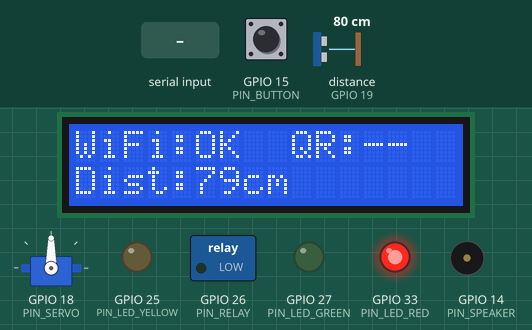
Recording of a sketch running on a simulated ESP32. On the bench: servo, 16×2 character LCD, switched loads named in the sketch (green lamp = pin HIGH), output pins drawn as LEDs (lit = HIGH), buzzer (waves = sounding). Wiring (inferred from the names in the program): ultrasonic range finder: trigger GPIO 5; echo GPIO 19. The inputs (shaded band) are chosen by the test bench; at power-on: GPIO 15 (PIN_BUTTON) HIGH, distance to the obstacle (sensor on GPIO 19) 80 cm. The echo pulse lasts 58.3 µs per cm; WiFi joins after 1.5 s; servers stay silent unless stated; uploads are accepted with an empty reply; pins used as bus, display or sensor lines are not drawn; what the sketch prints to the serial monitor is not drawn.

Above: at 5.0 s.
5.1 s: "200 OK\n" received over the second serial link
At 7.6 s:
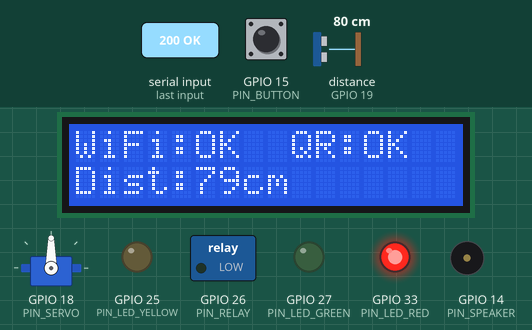
8.4 s: GPIO 15 (PIN_BUTTON) pulled LOW for 0.15 s
At 9.2 s:
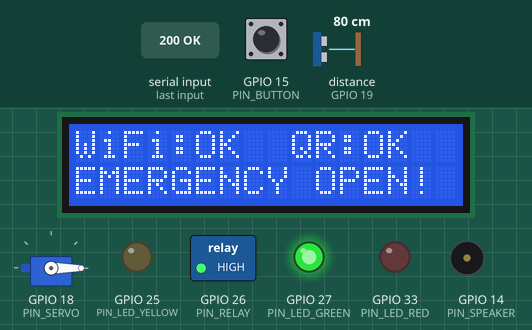
13.9 s: GPIO 15 (PIN_BUTTON) pulled LOW for 1 s
At 14.02 s:
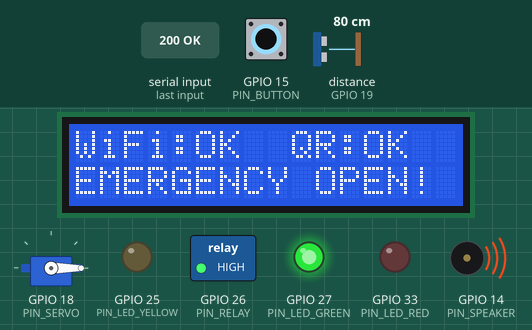
19.4 s: "1\n" received over the second serial link
At 20.4 s:
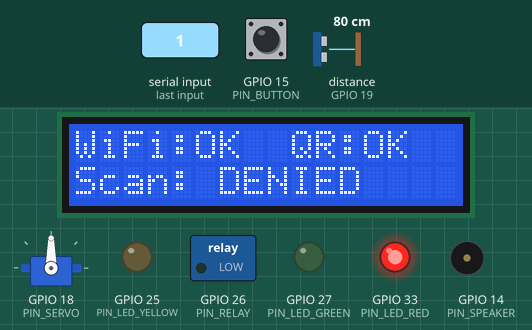
21.5 s: distance to the obstacle (sensor on GPIO 19) set to 2 cm
At 25.0 s:
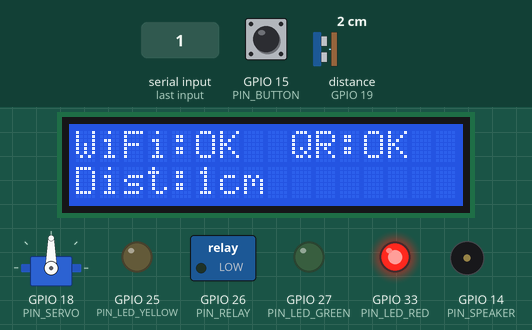
25.4 s: GPIO 15 (PIN_BUTTON) pulled LOW for 0.15 s
At 25.8 s:
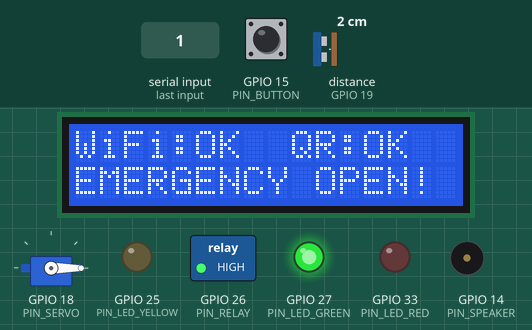
Timing chart, 0 to 30.9 s (numbered marks = the images above; inputs shaded):
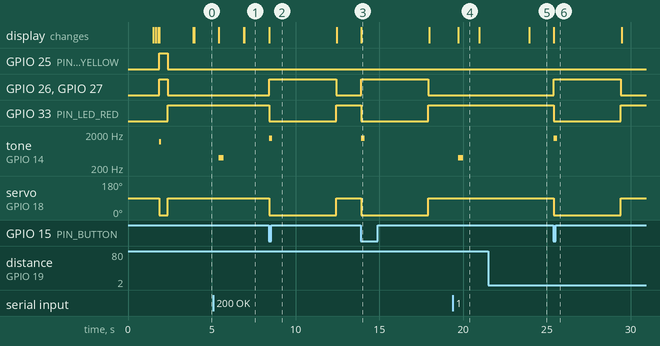

The sketch:

smart_gate_esp32_report.ino
```cpp
/*
  ============================================================================
  SMART GATE ESP32 - STATUS REPORTER (ส่งสถานะอุปกรณ์ไปที่เซิร์ฟเวอร์ onepass.ongkharak.ac.th)
  บอร์ด: ESP32 Dev Module

  ทำอะไร:
    - เชื่อม WiFi แล้วเช็คเซนเซอร์/ปุ่ม/QR ซ้ำทุก 3 วินาที (อ่านค่าเฉยๆ ไม่สั่งงานอะไร)
    - สั่งงาน Servo/LED/Relay/บัซเซอร์ "ครั้งเดียว" ตอนบูตเพื่อยืนยันว่าสายต่อถูก จากนั้นจะไม่ขยับเอง
      อีกจนกว่าแอดมินจะกดปุ่มทดสอบจากเว็บ (ทดสอบรวมหรือทีละชิ้นก็ได้)
    - ส่งผลเข้า POST https://onepass.ongkharak.ac.th/api/device/status (HTTPS)
    - แอดมินดูผลได้จากเว็บไซต์หลัก หน้า "สถานะฮาร์ดแวร์ประตู" ในเมนูแอดมิน

  การเชื่อมต่อขาพิน:
    - Servo ไม้กั้น            : GPIO 18
    - LED เขียว                : GPIO 27
    - LED แดง                  : GPIO 33
    - LED เหลือง                : GPIO 25
    - Relay กลอน/ไม้กั้น        : GPIO 26
    - ปุ่มฉุกเฉิน                : GPIO 15 (Active LOW)
    - Ultrasonic Trig / Echo   : GPIO 5 / GPIO 19
    - ลำโพง/บัซเซอร์            : GPIO 14
    - โมดูลสแกน QR (UART2)     : RX2=GPIO 16 (รับจากโมดูล) / TX2=GPIO 17 (ส่งไปโมดูล)
      ปรับ QR_BAUD ด้านล่างให้ตรงกับสเปกโมดูลที่ใช้จริง (ค่าเริ่มต้น 9600 เป็นค่ายอดนิยม)

  ข้อจำกัดที่ควรรู้:
    - WiFi และเซนเซอร์ Ultrasonic ตรวจสอบการเชื่อมต่อได้แม่นยำจริง
    - Servo / LED / Relay / ลำโพง / ปุ่มฉุกเฉิน เป็นขาที่ไม่มีสายป้อนกลับ รายงานได้แค่ว่า
      "สั่งงานแล้ว" ไม่ยืนยันการต่อสาย 100% ต้องดูด้วยตา/หูเอง
    - โมดูล QR: ถ้าไม่เคยมีข้อมูลส่งมาจากโมดูลเลยตั้งแต่เปิดเครื่อง จะขึ้น "ไม่ได้เชื่อมต่อ"
      ลองสแกนบัตร/QR ใดๆ ผ่านโมดูลสักครั้งเพื่อยืนยันว่าสายต่อถูกและสื่อสารได้จริง

  ก่อนอัปโหลด:
    1. ใช้ secrets.h เดิมที่มี WIFI_SSID / WIFI_PASSWORD อยู่แล้วได้เลย
    2. ถ้าเซิร์ฟเวอร์ตั้งค่า DEVICE_STATUS_KEY ไว้ ให้ใส่ค่าเดียวกันใน DEVICE_STATUS_KEY
       ด้านล่างนี้ด้วย (ไม่บังคับ ถ้าเซิร์ฟเวอร์ไม่ได้ตั้งค่าไว้ ปล่อยว่างได้)
  ============================================================================
*/

#include <WiFi.h>
#include <WiFiClientSecure.h>
#include <ESP32Servo.h>
#include <Wire.h>
#include <LiquidCrystal_I2C.h>
#include "secrets.h"

#define PIN_SERVO        18
// กำหนดองศา Servo ไม้กั้น (ปรับทิศทางตามการติดตั้งจริง: 0° = ยกขึ้นเปิดทาง, 90° = ยกลงปิดทาง)
#define SERVO_ANGLE_OPEN    0     // ยกไม้กั้นขึ้น (เปิดทาง)
#define SERVO_ANGLE_CLOSE   90    // ลดไม้กั้นลง (ปิดกั้นทาง)
#define PIN_LED_GREEN    27
#define PIN_LED_RED      33
#define PIN_LED_YELLOW   25
#define PIN_RELAY        26
#define PIN_BUTTON       15
#define PIN_TRIG         5
#define PIN_ECHO         19
#define PIN_SPEAKER      14

#define QR_RX_PIN        16
#define QR_TX_PIN        17
#define QR_BAUD          9600

// จอ LCD1602 แบบ I2C: SDA=GPIO21, SCL=GPIO22 (ขา I2C มาตรฐานของ ESP32)
// ถ้าจอไม่ขึ้นอะไรเลย ให้ลองเปลี่ยน 0x27 เป็น 0x3F (ที่อยู่ I2C ที่พบบ่อยอีกแบบ)
#define LCD_I2C_ADDR     0x27

#ifndef SERVER_HOST
#define SERVER_HOST "onepass.ongkharak.ac.th"
#endif
#ifndef SERVER_PORT
#define SERVER_PORT 443
#endif
#define SERVER_PATH "/api/device/status"
#ifndef DEVICE_STATUS_KEY
#define DEVICE_STATUS_KEY ""
#endif

Servo gateServo;
HardwareSerial QrSerial(2);
LiquidCrystal_I2C lcd(LCD_I2C_ADDR, 16, 2);

bool ultrasonicConnected = false;
long ultrasonicDistance = -1;
bool buttonPressed = false;
bool outputCycleState = false;
bool qrEverConnected = false; // true ถาวรตั้งแต่ครั้งแรกที่มีข้อมูลเข้ามาจากโมดูล QR

unsigned long lastCycle = 0;
const unsigned long CYCLE_MS = 3000;
unsigned long lastReconnectAttempt = 0;

long readUltrasonicCm() {
  digitalWrite(PIN_TRIG, LOW);
  delayMicroseconds(2);
  digitalWrite(PIN_TRIG, HIGH);
  delayMicroseconds(10);
  digitalWrite(PIN_TRIG, LOW);
  long duration = pulseIn(PIN_ECHO, HIGH, 25000);
  Serial.print("[US DEBUG] echoPinNow=");
  Serial.print(digitalRead(PIN_ECHO));
  Serial.print(" rawDurationUs=");
  Serial.println(duration);
  if (duration == 0) return -1;
  return duration * 0.034 / 2;
}

String qrBuffer = "";

void drainQrSerial() {
  while (QrSerial.available()) {
    char c = (char)QrSerial.read();
    qrEverConnected = true;

    if (c == '\r' || c == '\n') {
      qrBuffer.trim();
      if (qrBuffer.length() > 0) {
        String scanned = qrBuffer;
        qrBuffer = "";
        submitQrScan(scanned);
      }
    } else {
      qrBuffer += c;
      if (qrBuffer.length() > 200) qrBuffer = ""; // กันบัฟเฟอร์บวมถ้าโมดูลส่งขยะไม่มีบรรทัดจบ
    }
  }
}

// ส่งรหัส QR ที่สแกนได้ไปตรวจสอบที่เซิร์ฟเวอร์จริง (สแกนผ่าน เปิดไม้กั้นอัตโนมัติ)
void submitQrScan(const String& token) {
  Serial.print("[QR SCAN] ");
  Serial.println(token);

  if (WiFi.status() != WL_CONNECTED) return;

  WiFiClientSecure secureClient;
  WiFiClient plainClient;
  WiFiClient* client = nullptr;

  if (SERVER_PORT == 443) {
    secureClient.setInsecure();
    secureClient.setTimeout(8000);
    if (!secureClient.connect(SERVER_HOST, SERVER_PORT)) {
      Serial.println("⚠️ เชื่อมต่อเซิร์ฟเวอร์ไม่สำเร็จ (QR scan HTTPS)");
      return;
    }
    client = &secureClient;
  } else {
    plainClient.setTimeout(8000);
    if (!plainClient.connect(SERVER_HOST, SERVER_PORT)) {
      Serial.println("⚠️ เชื่อมต่อเซิร์ฟเวอร์ไม่สำเร็จ (QR scan HTTP)");
      return;
    }
    client = &plainClient;
  }

  String body = "{\"token\":\"" + token + "\",\"scanType\":\"auto\"}";

  String request = "";
  request += "POST /api/gate/scan HTTP/1.1\r\n";
  request += "Host: " + String(SERVER_HOST) + "\r\n";
  request += "Content-Type: application/json\r\n";
  request += "Content-Length: " + String(body.length()) + "\r\n";
  request += "Connection: close\r\n\r\n";
  request += body;

  client->print(request);

  String response = "";
  unsigned long timeout = millis();
  while (client->connected() && millis() - timeout < 8000) {
    while (client->available()) {
      response += (char)client->read();
    }
  }
  client->stop();

  bool success = response.indexOf("\"success\":true") >= 0;

  lcd.setCursor(0, 1);
  if (success) {
    lcd.print("Scan: OK!       ");
    Serial.println("✅ สแกน QR สำเร็จ เปิดไม้กั้น");
    testOpenSequence();
  } else {
    lcd.print("Scan: DENIED    ");
    Serial.println("❌ สแกน QR ไม่ผ่าน: " + response);
    tone(PIN_SPEAKER, 400, 300);
  }
}

// อัปเดตจอ LCD1602 ให้แสดงสถานะล่าสุด บรรทัด 1: WiFi, บรรทัด 2: เซนเซอร์ Ultrasonic
void updateLcd() {
  lcd.setCursor(0, 0);
  lcd.print("WiFi:");
  lcd.print(WiFi.status() == WL_CONNECTED ? "OK  " : "--  ");
  delay(5);
  lcd.setCursor(9, 0);
  lcd.print("QR:");
  lcd.print(qrEverConnected ? "OK" : "--");
  delay(5);

  lcd.setCursor(0, 1);
  if (ultrasonicConnected) {
    lcd.print("Dist:");
    lcd.print(ultrasonicDistance);
    lcd.print("cm      ");
  } else {
    lcd.print("Dist: --       ");
  }
  delay(5);
}

void runLocalTests() {
  long d = readUltrasonicCm();
  ultrasonicConnected = (d > 0);
  ultrasonicDistance = d;

  buttonPressed = (digitalRead(PIN_BUTTON) == LOW);

  drainQrSerial();
  updateLcd();
}

// สั่งงาน Servo/LED/Relay/บัซเซอร์ครั้งเดียวตอนบูต เพื่อยืนยันว่าสายต่อถูก (ไม่วนซ้ำทุกรอบ
// เพราะถ้าต่อกับประตูจริงจะทำให้ไม้กั้น/กลอนขยับเองทุก 3 วิ ซึ่งไม่ต้องการ)
void runStartupOutputCheck() {
  gateServo.write(SERVO_ANGLE_OPEN);
  digitalWrite(PIN_LED_GREEN, HIGH);
  digitalWrite(PIN_LED_RED, LOW);
  digitalWrite(PIN_LED_YELLOW, HIGH);
  digitalWrite(PIN_RELAY, HIGH);
  tone(PIN_SPEAKER, 1200, 120);
  delay(500);

  gateServo.write(SERVO_ANGLE_CLOSE);
  digitalWrite(PIN_LED_GREEN, LOW);
  digitalWrite(PIN_LED_RED, HIGH);
  digitalWrite(PIN_LED_YELLOW, LOW);
  digitalWrite(PIN_RELAY, LOW);

  outputCycleState = true; // ยืนยันแล้วว่าสั่งงานได้ตอนบูต ไม่ต้องวนซ้ำอีก
}

void connectWiFi() {
  Serial.print("[WiFi] กำลังเชื่อมต่อ ");
  Serial.println(WIFI_SSID);
  WiFi.mode(WIFI_STA);
  WiFi.begin(WIFI_SSID, WIFI_PASSWORD);

  unsigned long startAttempt = millis();
  while (WiFi.status() != WL_CONNECTED && millis() - startAttempt < 20000) {
    delay(300);
    Serial.print(".");
  }

  if (WiFi.status() == WL_CONNECTED) {
    Serial.println();
    Serial.print("✅ WiFi เชื่อมต่อสำเร็จ IP: ");
    Serial.println(WiFi.localIP());
  } else {
    Serial.println();
    Serial.println("❌ WiFi เชื่อมต่อไม่สำเร็จ จะลองใหม่");
  }
}

void reportStatus() {
  if (WiFi.status() != WL_CONNECTED) return;

  WiFiClientSecure secureClient;
  WiFiClient plainClient;
  WiFiClient* client = nullptr;

  if (SERVER_PORT == 443) {
    secureClient.setInsecure();
    secureClient.setTimeout(8000);
    if (!secureClient.connect(SERVER_HOST, SERVER_PORT)) {
      Serial.println("⚠️ เชื่อมต่อเซิร์ฟเวอร์ไม่สำเร็จ (Status HTTPS)");
      return;
    }
    client = &secureClient;
  } else {
    plainClient.setTimeout(8000);
    if (!plainClient.connect(SERVER_HOST, SERVER_PORT)) {
      Serial.println("⚠️ เชื่อมต่อเซิร์ฟเวอร์ไม่สำเร็จ (Status HTTP)");
      return;
    }
    client = &plainClient;
  }

  String body = "{";
  body += "\"wifi\":true,";
  body += "\"wifi_ip\":\"" + WiFi.localIP().toString() + "\",";
  body += "\"ultrasonic\":" + String(ultrasonicConnected ? "true" : "false") + ",";
  body += "\"ultrasonic_distance\":" + String(ultrasonicDistance) + ",";
  body += "\"button_pressed\":" + String(buttonPressed ? "true" : "false") + ",";
  body += "\"output_cycle\":" + String(outputCycleState ? "true" : "false") + ",";
  body += "\"qr_connected\":" + String(qrEverConnected ? "true" : "false");
  body += "}";

  String request = "";
  request += "POST " + String(SERVER_PATH) + " HTTP/1.1\r\n";
  request += "Host: " + String(SERVER_HOST) + "\r\n";
  request += "Content-Type: application/json\r\n";
  if (String(DEVICE_STATUS_KEY).length() > 0) {
    request += "X-Device-Key: " + String(DEVICE_STATUS_KEY) + "\r\n";
  }
  request += "Content-Length: " + String(body.length()) + "\r\n";
  request += "Connection: close\r\n\r\n";
  request += body;

  client->print(request);

  String response = "";
  unsigned long timeout = millis();
  while (client->connected() && millis() - timeout < 8000) {
    while (client->available()) {
      response += (char)client->read();
    }
  }
  client->stop();

  if (response.indexOf("200 OK") >= 0) {
    Serial.println("✅ รายงานสถานะสำเร็จ");
  }

  if (response.indexOf("\"command\":\"OPEN_TEST\"") >= 0) {
    Serial.println("🔔 ได้รับคำสั่งทดสอบเปิดไม้กั้นจากแอดมิน");
    testOpenSequence();
  } else if (response.indexOf("\"command\":\"TEST_SERVO\"") >= 0) {
    Serial.println("🔔 ได้รับคำสั่งทดสอบ Servo จากแอดมิน");
    testServoOnly();
  } else if (response.indexOf("\"command\":\"TEST_LED_GREEN\"") >= 0) {
    Serial.println("🔔 ได้รับคำสั่งทดสอบ LED เขียวจากแอดมิน");
    testLedOnly(PIN_LED_GREEN, "เขียว");
  } else if (response.indexOf("\"command\":\"TEST_LED_RED\"") >= 0) {
    Serial.println("🔔 ได้รับคำสั่งทดสอบ LED แดงจากแอดมิน");
    testLedOnly(PIN_LED_RED, "แดง");
  } else if (response.indexOf("\"command\":\"TEST_LED_YELLOW\"") >= 0) {
    Serial.println("🔔 ได้รับคำสั่งทดสอบ LED เหลืองจากแอดมิน");
    testLedOnly(PIN_LED_YELLOW, "เหลือง");
  } else if (response.indexOf("\"command\":\"TEST_RELAY\"") >= 0) {
    Serial.println("🔔 ได้รับคำสั่งทดสอบ Relay จากแอดมิน");
    testRelayOnly();
  } else if (response.indexOf("\"command\":\"TEST_BUZZER\"") >= 0) {
    Serial.println("🔔 ได้รับคำสั่งทดสอบบัซเซอร์จากแอดมิน");
    testBuzzerOnly();
  }
}

// ทดสอบเปิดไม้กั้นค้างไว้สักครู่ตามคำสั่งจากหน้าแอดมิน (ปุ่ม "ทดสอบเปิด")
void testOpenSequence() {
  gateServo.write(SERVO_ANGLE_OPEN);
  digitalWrite(PIN_RELAY, HIGH);
  digitalWrite(PIN_LED_GREEN, HIGH);
  digitalWrite(PIN_LED_RED, LOW);
  digitalWrite(PIN_LED_YELLOW, LOW);
  tone(PIN_SPEAKER, 1500, 200);

  delay(4000); // เปิดค้างไว้ 4 วินาทีให้เห็นผลชัดเจน

  gateServo.write(SERVO_ANGLE_CLOSE);
  digitalWrite(PIN_RELAY, LOW);
  digitalWrite(PIN_LED_GREEN, LOW);
  digitalWrite(PIN_LED_RED, HIGH);
  Serial.println("✅ ทดสอบเปิด-ปิดไม้กั้นเสร็จสิ้น");
}

// ทดสอบอุปกรณ์ทีละชิ้น (ปุ่มแยกในหน้าแอดมิน) - สั่งงานสั้นๆ ให้เห็น/ได้ยินผลแล้วคืนค่าเดิม
void testServoOnly() {
  gateServo.write(SERVO_ANGLE_OPEN);
  delay(800);
  gateServo.write(SERVO_ANGLE_CLOSE);
  Serial.println("✅ ทดสอบ Servo เสร็จสิ้น");
}

void testLedOnly(int pin, const char* name) {
  digitalWrite(pin, HIGH);
  delay(800);
  digitalWrite(pin, LOW);
  Serial.print("✅ ทดสอบ LED ");
  Serial.print(name);
  Serial.println(" เสร็จสิ้น");
}

void testRelayOnly() {
  digitalWrite(PIN_RELAY, HIGH);
  delay(800);
  digitalWrite(PIN_RELAY, LOW);
  Serial.println("✅ ทดสอบ Relay เสร็จสิ้น");
}

void testBuzzerOnly() {
  tone(PIN_SPEAKER, 1500, 400);
  delay(400);
  Serial.println("✅ ทดสอบบัซเซอร์เสร็จสิ้น");
}

void setup() {
  Serial.begin(115200);
  delay(500);

  pinMode(PIN_RELAY, OUTPUT);
  pinMode(PIN_LED_GREEN, OUTPUT);
  pinMode(PIN_LED_RED, OUTPUT);
  pinMode(PIN_LED_YELLOW, OUTPUT);
  pinMode(PIN_BUTTON, INPUT_PULLUP);
  pinMode(PIN_TRIG, OUTPUT);
  pinMode(PIN_ECHO, INPUT);
  pinMode(PIN_SPEAKER, OUTPUT);

  gateServo.setPeriodHertz(50);
  gateServo.attach(PIN_SERVO, 500, 2400);
  gateServo.write(SERVO_ANGLE_CLOSE);

  Wire.begin(21, 22); // SDA=GPIO21, SCL=GPIO22
  Wire.setClock(50000); // ลดความเร็ว I2C ลงเหลือ 50kHz กันจอตัวอักษรขาดหาย
  delay(1000); // รอให้จอ LCD/PCF8574 นิ่งก่อนเริ่มสั่งงาน (บางจอต้องการเวลาตั้งตัวหลังมีไฟเข้า)
  lcd.init();
  delay(100);
  lcd.backlight();
  delay(50);
  lcd.clear();
  delay(50);
  lcd.setCursor(0, 0);
  delay(20);
  lcd.print("OnePass Gate");
  delay(50);
  lcd.setCursor(0, 1);
  delay(20);
  lcd.print("Starting...");

  QrSerial.begin(QR_BAUD, SERIAL_8N1, QR_RX_PIN, QR_TX_PIN);

  runStartupOutputCheck();
  connectWiFi();
  Serial.println("📡 เริ่มรายงานสถานะไปที่ " + String(SERVER_HOST) + " ทุก 3 วินาที");
}

void loop() {
  drainQrSerial();

  // ตรวจจับปุ่มฉุกเฉิน (Active LOW) ถ้ากดให้ยกไม้กั้นทันที
  if (digitalRead(PIN_BUTTON) == LOW) {
    Serial.println("🚨 ตรวจพบการกดปุ่มฉุกเฉินหน้าตู้ (GPIO 15) สั่งยกไม้กั้นทันที!");
    lcd.setCursor(0, 1);
    lcd.print("EMERGENCY OPEN! ");
    testOpenSequence();
  }

  if (WiFi.status() != WL_CONNECTED) {
    if (millis() - lastReconnectAttempt > 10000) {
      lastReconnectAttempt = millis();
      connectWiFi();
    }
    return;
  }

  if (millis() - lastCycle >= CYCLE_MS) {
    lastCycle = millis();
    runLocalTests();
    reportStatus();
  }
}
```

secrets.h
```cpp
#ifndef SECRETS_H
#define SECRETS_H

// ============================================================================
// คัดลอกไฟล์นี้เป็น secrets.h แล้วแก้ไขค่าให้เป็นของจริง
// ============================================================================

// 1. WiFi (ต้องเป็น 2.4GHz เท่านั้น)
const char* WIFI_SSID     = "Neo3";
const char* WIFI_PASSWORD = "12345678";

// 2. Telegram Bot
// วิธีสร้าง: คุยกับ @BotFather ใน Telegram พิมพ์ /newbot จะได้ TOKEN
// วิธีหา Chat ID: คุยกับ @userinfobot หรือ @RawDataBot แล้วส่งข้อความไปหา
const char* TELEGRAM_BOT_TOKEN = "9171059639:AAFnCl0tqD356M2UsY6Q8tVO1vvlnruy4-c";
const char* TELEGRAM_CHAT_ID   = "8527824695";

// 3. Server Configuration (ตั้งค่าเซิร์ฟเวอร์ OnePass)
// สำหรับเชื่อมต่อกับเซิร์ฟเวอร์หลัก:
#define SERVER_HOST "onepass.ongkharak.ac.th"
#define SERVER_PORT 443
// สำหรับทดสอบในวง WiFi เดียวกับคอมพิวเตอร์ (Local Node.js):
// #define SERVER_HOST "192.168.1.100" // แก้เป็น IP เครื่องคอมฯ
// #define SERVER_PORT 3000

#endif
```

Measured:
- after the input at 5.1 s, tone on GPIO 14 (PIN_SPEAKER): silent → 400 Hz after 0.32 s, → silent 0.30 s later; the display: first changes after 0.32 s (image 1 shows a later state)
- after the input at 8.4 s, GPIO 26 (PIN_RELAY), GPIO 27 (PIN_LED_GREEN): LOW → HIGH at once, → LOW 4.0 s later
- after the input at 13.9 s, GPIO 26 (PIN_RELAY), GPIO 27 (PIN_LED_GREEN): LOW → HIGH at once, → LOW 4.0 s later
- after the input at 19.4 s, tone on GPIO 14 (PIN_SPEAKER): silent → 400 Hz after 0.32 s, → silent 0.30 s later; the display: changes after 0.32 s (image 4)
- after the input at 21.5 s, the display: changes after 2.5 s (image 5)
- after the input at 25.4 s, GPIO 26 (PIN_RELAY), GPIO 27 (PIN_LED_GREEN): LOW → HIGH at once, → LOW 4.0 s later
- what the display in image 4 shows lasts 1.3 s, from 19.7 s to 21.0 s
